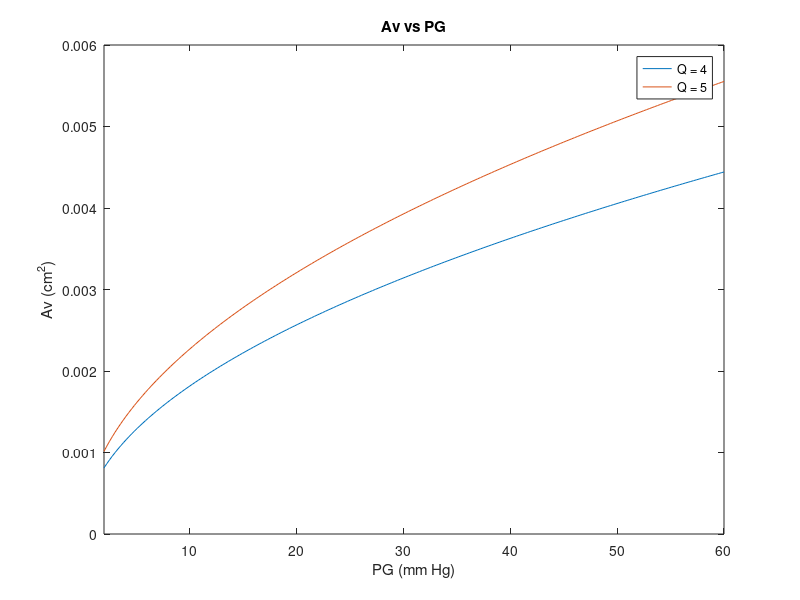
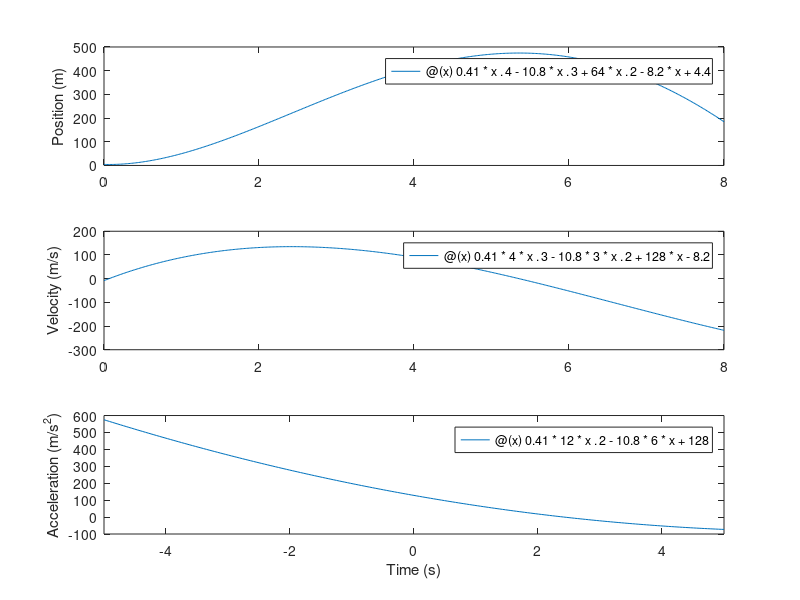

Here is the MATLAB script that generated these plots, in order:
% Kryzstof Kudlak
% ENGR 102  - H02
% HW3 - 2/6/2020

clc; clear; close all;

%%

B = [18:-1:13; 12:-1:7; 6:-1:1];
va = [B(:,2); B(:,5)];
vb = [B(3,3:6)'; B(:,2)];
vc = [B(:,2);B(:,4);B(:,6)];

%%

g = 8.81; % m/s^2
theta = 75; % degrees
v0 = 110; % m/s

a = -g/(2*v0^2*(cosd(theta))^2);
b = tand(theta);
c = -200;
s = (-b - sqrt(b^2 - 4*a*c))/(2*a);

x = linspace(0, s, 100);
y = x*b + a * x.^2;
hm = max(y)
xhm = (-b - sqrt(b^2 + 4*a*hm))/(2*a)

%%

u = 0:0.05:1;
k = 0.25;
p = (k*u.*(1-u))./(k+u);
pmax05 = max(p)

u = 0:0.01:1;
p = (k*u.*(1-u))./(k+u);
pmax01 = max(p)

E = abs((pmax01 - pmax05)/pmax05) * 100

%%

figure(1);
fplot(@(x) 4/sqrt(x), [2 60]);
hold on;
fplot(@(x) 5/sqrt(x), [2 60]);
xlabel('PG (mm Hg)'); ylabel('Av (cm^2)'); title('Av vs PG');
legend('Q = 4', 'Q = 5');

%%

figure(2);

subplot(3,1,1);
fplot(@(x) 0.41*x.^4 - 10.8*x.^3 + 64*x.^2 - 8.2*x + 4.4, [0 8]);
ylabel('Position (m)')

subplot(3,1,2);
fplot(@(x) 0.41*4*x.^3 - 10.8*3*x.^2 + 128*x - 8.2, [0 8]);
ylabel('Velocity (m/s)');

subplot(3,1,3);
fplot(@(x) 0.41*12*x.^2 - 10.8*6*x + 128);
ylabel('Acceleration (m/s^2)');
xlabel('Time (s)');
















